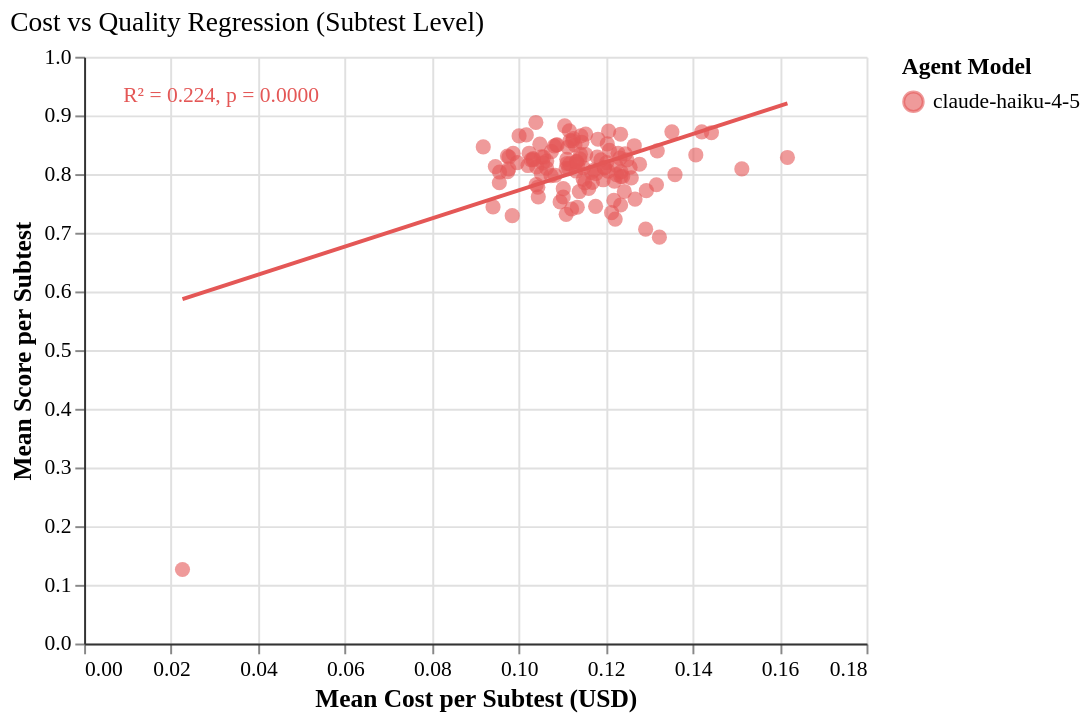

Describe this chart as a Vega-Lite specification.
### Vega-Lite specification from a JSON file in a GitHub repository (floating-point values rounded to 4 significant figures)
{"config": {"font": "serif", "axis": {"labelFontSize": 11, "titleFontSize": 13, "gridColor": "#e0e0e0", "domainColor": "#333333"}, "legend": {"labelFontSize": 11, "titleFontSize": 12}, "title": {"fontSize": 14, "anchor": "start", "fontWeight": "normal"}, "view": {"stroke": null, "continuousWidth": 400, "continuousHeight": 300, "strokeWidth": 0}, "mark": {"tooltip": true}}, "layer": [{"data": {"name": "data-51e9da34506bba69da3fcd8b7b7cd547"}, "mark": {"type": "circle", "opacity": 0.6, "size": 60}, "encoding": {"color": {"field": "agent_model", "scale": {"domain": ["claude-haiku-4-5"], "range": ["#E45756"]}, "title": "Agent Model", "type": "nominal"}, "tooltip": [{"field": "agent_model", "title": "Model", "type": "nominal"}, {"field": "tier", "title": "Tier", "type": "ordinal"}, {"field": "subtest", "title": "Subtest", "type": "ordinal"}, {"field": "mean_cost", "format": "$.4f", "title": "Mean Cost", "type": "quantitative"}, {"field": "mean_score", "format": ".3f", "title": "Mean Score", "type": "quantitative"}], "x": {"field": "mean_cost", "title": "Mean Cost per Subtest (USD)", "type": "quantitative"}, "y": {"field": "mean_score", "scale": {"domain": [0.05, 1.0]}, "title": "Mean Score per Subtest", "type": "quantitative"}}}, {"data": {"name": "data-dbad3bc185cfe7558335c034f0938a1f"}, "mark": {"type": "line", "strokeWidth": 2}, "encoding": {"color": {"field": "agent_model", "scale": {"domain": ["claude-haiku-4-5"], "range": ["#E45756"]}, "type": "nominal"}, "x": {"field": "x", "type": "quantitative"}, "y": {"field": "y", "type": "quantitative"}}}, {"data": {"name": "data-9d12b3e75cd58743545c9471ed17c1e9"}, "mark": {"type": "text", "align": "left", "dx": 10, "dy": 10, "fontSize": 11}, "encoding": {"color": {"field": "agent_model", "scale": {"domain": ["claude-haiku-4-5"], "range": ["#E45756"]}, "type": "nominal"}, "text": {"field": "annotation", "type": "nominal"}, "x": {"value": 10}, "y": {"value": 10}}}], "title": "Cost vs Quality Regression (Subtest Level)", "$schema": "https://vega.github.io/schema/vega-lite/v6.1.0.json", "datasets": {"data-51e9da34506bba69da3fcd8b7b7cd547": [{"agent_model": "claude-haiku-4-5", "tier": "T0", "subtest": "00", "mean_cost": 0.02263, "mean_score": 0.1261}, {"agent_model": "claude-haiku-4-5", "tier": "T0", "subtest": "01", "mean_cost": 0.09408, "mean_score": 0.7441}, {"agent_model": "claude-haiku-4-5", "tier": "T0", "subtest": "02", "mean_cost": 0.1102, "mean_score": 0.7609}, {"agent_model": "claude-haiku-4-5", "tier": "T0", "subtest": "03", "mean_cost": 0.1513, "mean_score": 0.8088}, {"agent_model": "claude-haiku-4-5", "tier": "T0", "subtest": "04", "mean_cost": 0.1152, "mean_score": 0.785}, {"agent_model": "claude-haiku-4-5", "tier": "T0", "subtest": "05", "mean_cost": 0.09775, "mean_score": 0.829}, {"agent_model": "claude-haiku-4-5", "tier": "T0", "subtest": "06", "mean_cost": 0.1278, "mean_score": 0.8168}, {"agent_model": "claude-haiku-4-5", "tier": "T0", "subtest": "07", "mean_cost": 0.1024, "mean_score": 0.8356}, {"agent_model": "claude-haiku-4-5", "tier": "T0", "subtest": "08", "mean_cost": 0.1045, "mean_score": 0.7613}, {"agent_model": "claude-haiku-4-5", "tier": "T0", "subtest": "09", "mean_cost": 0.1049, "mean_score": 0.851}, {"agent_model": "claude-haiku-4-5", "tier": "T0", "subtest": "10", "mean_cost": 0.1118, "mean_score": 0.8569}, {"agent_model": "claude-haiku-4-5", "tier": "T0", "subtest": "11", "mean_cost": 0.09965, "mean_score": 0.8196}, {"agent_model": "claude-haiku-4-5", "tier": "T0", "subtest": "12", "mean_cost": 0.1182, "mean_score": 0.8594}, {"agent_model": "claude-haiku-4-5", "tier": "T0", "subtest": "13", "mean_cost": 0.1095, "mean_score": 0.7526}, {"agent_model": "claude-haiku-4-5", "tier": "T0", "subtest": "14", "mean_cost": 0.1139, "mean_score": 0.7703}, {"agent_model": "claude-haiku-4-5", "tier": "T0", "subtest": "15", "mean_cost": 0.1229, "mean_score": 0.8354}, {"agent_model": "claude-haiku-4-5", "tier": "T0", "subtest": "16", "mean_cost": 0.1133, "mean_score": 0.8213}, {"agent_model": "claude-haiku-4-5", "tier": "T0", "subtest": "17", "mean_cost": 0.1235, "mean_score": 0.8039}, {"agent_model": "claude-haiku-4-5", "tier": "T0", "subtest": "18", "mean_cost": 0.1053, "mean_score": 0.8294}, {"agent_model": "claude-haiku-4-5", "tier": "T0", "subtest": "19", "mean_cost": 0.122, "mean_score": 0.788}, {"agent_model": "claude-haiku-4-5", "tier": "T0", "subtest": "20", "mean_cost": 0.1086, "mean_score": 0.8496}, {"agent_model": "claude-haiku-4-5", "tier": "T0", "subtest": "21", "mean_cost": 0.09559, "mean_score": 0.8035}, {"agent_model": "claude-haiku-4-5", "tier": "T0", "subtest": "22", "mean_cost": 0.1202, "mean_score": 0.8196}, {"agent_model": "claude-haiku-4-5", "tier": "T0", "subtest": "23", "mean_cost": 0.1323, "mean_score": 0.6925}, {"agent_model": "claude-haiku-4-5", "tier": "T1", "subtest": "01", "mean_cost": 0.1064, "mean_score": 0.8223}, {"agent_model": "claude-haiku-4-5", "tier": "T1", "subtest": "02", "mean_cost": 0.1256, "mean_score": 0.8116}, {"agent_model": "claude-haiku-4-5", "tier": "T1", "subtest": "03", "mean_cost": 0.1055, "mean_score": 0.8189}, {"agent_model": "claude-haiku-4-5", "tier": "T1", "subtest": "04", "mean_cost": 0.1167, "mean_score": 0.8028}, {"agent_model": "claude-haiku-4-5", "tier": "T1", "subtest": "05", "mean_cost": 0.1189, "mean_score": 0.8242}, {"agent_model": "claude-haiku-4-5", "tier": "T1", "subtest": "06", "mean_cost": 0.1052, "mean_score": 0.8007}, {"agent_model": "claude-haiku-4-5", "tier": "T1", "subtest": "07", "mean_cost": 0.1088, "mean_score": 0.8498}, {"agent_model": "claude-haiku-4-5", "tier": "T1", "subtest": "08", "mean_cost": 0.1132, "mean_score": 0.8052}, {"agent_model": "claude-haiku-4-5", "tier": "T1", "subtest": "09", "mean_cost": 0.1177, "mean_score": 0.8009}, {"agent_model": "claude-haiku-4-5", "tier": "T1", "subtest": "10", "mean_cost": 0.1141, "mean_score": 0.8261}, {"agent_model": "claude-haiku-4-5", "tier": "T2", "subtest": "01", "mean_cost": 0.09461, "mean_score": 0.8128}, {"agent_model": "claude-haiku-4-5", "tier": "T2", "subtest": "02", "mean_cost": 0.111, "mean_score": 0.8251}, {"agent_model": "claude-haiku-4-5", "tier": "T2", "subtest": "03", "mean_cost": 0.1044, "mean_score": 0.7776}, {"agent_model": "claude-haiku-4-5", "tier": "T2", "subtest": "04", "mean_cost": 0.1235, "mean_score": 0.7958}, {"agent_model": "claude-haiku-4-5", "tier": "T2", "subtest": "05", "mean_cost": 0.1194, "mean_score": 0.7903}, {"agent_model": "claude-haiku-4-5", "tier": "T2", "subtest": "06", "mean_cost": 0.1102, "mean_score": 0.7751}, {"agent_model": "claude-haiku-4-5", "tier": "T2", "subtest": "07", "mean_cost": 0.1177, "mean_score": 0.7451}, {"agent_model": "claude-haiku-4-5", "tier": "T2", "subtest": "08", "mean_cost": 0.1214, "mean_score": 0.7342}, {"agent_model": "claude-haiku-4-5", "tier": "T2", "subtest": "09", "mean_cost": 0.1142, "mean_score": 0.8338}, {"agent_model": "claude-haiku-4-5", "tier": "T2", "subtest": "10", "mean_cost": 0.09771, "mean_score": 0.8089}, {"agent_model": "claude-haiku-4-5", "tier": "T2", "subtest": "11", "mean_cost": 0.09183, "mean_score": 0.8463}, {"agent_model": "claude-haiku-4-5", "tier": "T2", "subtest": "12", "mean_cost": 0.1149, "mean_score": 0.8107}, {"agent_model": "claude-haiku-4-5", "tier": "T2", "subtest": "13", "mean_cost": 0.1109, "mean_score": 0.8097}, {"agent_model": "claude-haiku-4-5", "tier": "T2", "subtest": "14", "mean_cost": 0.1021, "mean_score": 0.8146}, {"agent_model": "claude-haiku-4-5", "tier": "T2", "subtest": "15", "mean_cost": 0.1204, "mean_score": 0.8516}, {"agent_model": "claude-haiku-4-5", "tier": "T3", "subtest": "01", "mean_cost": 0.1266, "mean_score": 0.8483}, {"agent_model": "claude-haiku-4-5", "tier": "T3", "subtest": "02", "mean_cost": 0.1033, "mean_score": 0.8262}, {"agent_model": "claude-haiku-4-5", "tier": "T3", "subtest": "03", "mean_cost": 0.1129, "mean_score": 0.8497}, {"agent_model": "claude-haiku-4-5", "tier": "T3", "subtest": "04", "mean_cost": 0.1268, "mean_score": 0.7574}, {"agent_model": "claude-haiku-4-5", "tier": "T3", "subtest": "05", "mean_cost": 0.1133, "mean_score": 0.8207}, {"agent_model": "claude-haiku-4-5", "tier": "T3", "subtest": "06", "mean_cost": 0.1145, "mean_score": 0.8541}, {"agent_model": "claude-haiku-4-5", "tier": "T3", "subtest": "07", "mean_cost": 0.1017, "mean_score": 0.8668}, {"agent_model": "claude-haiku-4-5", "tier": "T3", "subtest": "08", "mean_cost": 0.1219, "mean_score": 0.7551}, {"agent_model": "claude-haiku-4-5", "tier": "T3", "subtest": "09", "mean_cost": 0.1113, "mean_score": 0.8457}, {"agent_model": "claude-haiku-4-5", "tier": "T3", "subtest": "10", "mean_cost": 0.1029, "mean_score": 0.8244}, {"agent_model": "claude-haiku-4-5", "tier": "T3", "subtest": "11", "mean_cost": 0.1115, "mean_score": 0.8093}, {"agent_model": "claude-haiku-4-5", "tier": "T3", "subtest": "12", "mean_cost": 0.1111, "mean_score": 0.8181}, {"agent_model": "claude-haiku-4-5", "tier": "T3", "subtest": "13", "mean_cost": 0.1234, "mean_score": 0.7473}, {"agent_model": "claude-haiku-4-5", "tier": "T3", "subtest": "14", "mean_cost": 0.1064, "mean_score": 0.8102}, {"agent_model": "claude-haiku-4-5", "tier": "T3", "subtest": "15", "mean_cost": 0.09871, "mean_score": 0.8353}, {"agent_model": "claude-haiku-4-5", "tier": "T3", "subtest": "16", "mean_cost": 0.09739, "mean_score": 0.8306}, {"agent_model": "claude-haiku-4-5", "tier": "T3", "subtest": "17", "mean_cost": 0.1319, "mean_score": 0.8396}, {"agent_model": "claude-haiku-4-5", "tier": "T3", "subtest": "18", "mean_cost": 0.1126, "mean_score": 0.8607}, {"agent_model": "claude-haiku-4-5", "tier": "T3", "subtest": "19", "mean_cost": 0.1039, "mean_score": 0.888}, {"agent_model": "claude-haiku-4-5", "tier": "T3", "subtest": "20", "mean_cost": 0.1173, "mean_score": 0.8067}, {"agent_model": "claude-haiku-4-5", "tier": "T3", "subtest": "21", "mean_cost": 0.1124, "mean_score": 0.8569}, {"agent_model": "claude-haiku-4-5", "tier": "T3", "subtest": "22", "mean_cost": 0.104, "mean_score": 0.782}, {"agent_model": "claude-haiku-4-5", "tier": "T3", "subtest": "23", "mean_cost": 0.1225, "mean_score": 0.799}, {"agent_model": "claude-haiku-4-5", "tier": "T3", "subtest": "24", "mean_cost": 0.1143, "mean_score": 0.8652}, {"agent_model": "claude-haiku-4-5", "tier": "T3", "subtest": "25", "mean_cost": 0.1118, "mean_score": 0.8174}, {"agent_model": "claude-haiku-4-5", "tier": "T3", "subtest": "26", "mean_cost": 0.118, "mean_score": 0.8288}, {"agent_model": "claude-haiku-4-5", "tier": "T3", "subtest": "27", "mean_cost": 0.09553, "mean_score": 0.7852}, {"agent_model": "claude-haiku-4-5", "tier": "T3", "subtest": "28", "mean_cost": 0.1154, "mean_score": 0.8333}, {"agent_model": "claude-haiku-4-5", "tier": "T3", "subtest": "29", "mean_cost": 0.1116, "mean_score": 0.8739}, {"agent_model": "claude-haiku-4-5", "tier": "T3", "subtest": "30", "mean_cost": 0.1249, "mean_score": 0.8241}, {"agent_model": "claude-haiku-4-5", "tier": "T3", "subtest": "31", "mean_cost": 0.1082, "mean_score": 0.8479}, {"agent_model": "claude-haiku-4-5", "tier": "T3", "subtest": "32", "mean_cost": 0.1209, "mean_score": 0.8404}, {"agent_model": "claude-haiku-4-5", "tier": "T3", "subtest": "33", "mean_cost": 0.1222, "mean_score": 0.7232}, {"agent_model": "claude-haiku-4-5", "tier": "T3", "subtest": "34", "mean_cost": 0.1135, "mean_score": 0.7436}, {"agent_model": "claude-haiku-4-5", "tier": "T3", "subtest": "35", "mean_cost": 0.1169, "mean_score": 0.786}, {"agent_model": "claude-haiku-4-5", "tier": "T3", "subtest": "36", "mean_cost": 0.1223, "mean_score": 0.8152}, {"agent_model": "claude-haiku-4-5", "tier": "T3", "subtest": "37", "mean_cost": 0.1109, "mean_score": 0.7314}, {"agent_model": "claude-haiku-4-5", "tier": "T3", "subtest": "38", "mean_cost": 0.1135, "mean_score": 0.8164}, {"agent_model": "claude-haiku-4-5", "tier": "T3", "subtest": "39", "mean_cost": 0.1259, "mean_score": 0.7936}, {"agent_model": "claude-haiku-4-5", "tier": "T3", "subtest": "40", "mean_cost": 0.1084, "mean_score": 0.798}, {"agent_model": "claude-haiku-4-5", "tier": "T3", "subtest": "41", "mean_cost": 0.1292, "mean_score": 0.7061}, {"agent_model": "claude-haiku-4-5", "tier": "T4", "subtest": "01", "mean_cost": 0.1207, "mean_score": 0.8731}, {"agent_model": "claude-haiku-4-5", "tier": "T4", "subtest": "02", "mean_cost": 0.1154, "mean_score": 0.8681}, {"agent_model": "claude-haiku-4-5", "tier": "T4", "subtest": "03", "mean_cost": 0.1057, "mean_score": 0.829}, {"agent_model": "claude-haiku-4-5", "tier": "T4", "subtest": "04", "mean_cost": 0.1001, "mean_score": 0.865}, {"agent_model": "claude-haiku-4-5", "tier": "T4", "subtest": "05", "mean_cost": 0.1122, "mean_score": 0.7405}, {"agent_model": "claude-haiku-4-5", "tier": "T4", "subtest": "06", "mean_cost": 0.1074, "mean_score": 0.7974}, {"agent_model": "claude-haiku-4-5", "tier": "T4", "subtest": "07", "mean_cost": 0.1075, "mean_score": 0.8383}, {"agent_model": "claude-haiku-4-5", "tier": "T4", "subtest": "08", "mean_cost": 0.1359, "mean_score": 0.799}, {"agent_model": "claude-haiku-4-5", "tier": "T4", "subtest": "09", "mean_cost": 0.1197, "mean_score": 0.8113}, {"agent_model": "claude-haiku-4-5", "tier": "T4", "subtest": "10", "mean_cost": 0.1352, "mean_score": 0.872}, {"agent_model": "claude-haiku-4-5", "tier": "T4", "subtest": "11", "mean_cost": 0.1245, "mean_score": 0.8346}, {"agent_model": "claude-haiku-4-5", "tier": "T4", "subtest": "12", "mean_cost": 0.1243, "mean_score": 0.7704}, {"agent_model": "claude-haiku-4-5", "tier": "T4", "subtest": "13", "mean_cost": 0.1317, "mean_score": 0.7818}, {"agent_model": "claude-haiku-4-5", "tier": "T4", "subtest": "14", "mean_cost": 0.1205, "mean_score": 0.8051}, {"agent_model": "claude-haiku-4-5", "tier": "T5", "subtest": "01", "mean_cost": 0.1407, "mean_score": 0.8326}, {"agent_model": "claude-haiku-4-5", "tier": "T5", "subtest": "02", "mean_cost": 0.1233, "mean_score": 0.8273}, {"agent_model": "claude-haiku-4-5", "tier": "T5", "subtest": "03", "mean_cost": 0.1161, "mean_score": 0.7755}, {"agent_model": "claude-haiku-4-5", "tier": "T5", "subtest": "04", "mean_cost": 0.1148, "mean_score": 0.7912}, {"agent_model": "claude-haiku-4-5", "tier": "T5", "subtest": "05", "mean_cost": 0.1106, "mean_score": 0.8823}, {"agent_model": "claude-haiku-4-5", "tier": "T5", "subtest": "06", "mean_cost": 0.1443, "mean_score": 0.8705}, {"agent_model": "claude-haiku-4-5", "tier": "T5", "subtest": "07", "mean_cost": 0.0985, "mean_score": 0.7292}, {"agent_model": "claude-haiku-4-5", "tier": "T5", "subtest": "08", "mean_cost": 0.1421, "mean_score": 0.8719}, {"agent_model": "claude-haiku-4-5", "tier": "T5", "subtest": "09", "mean_cost": 0.1041, "mean_score": 0.8121}, {"agent_model": "claude-haiku-4-5", "tier": "T5", "subtest": "10", "mean_cost": 0.1234, "mean_score": 0.8679}, {"agent_model": "claude-haiku-4-5", "tier": "T5", "subtest": "11", "mean_cost": 0.1239, "mean_score": 0.7958}, {"agent_model": "claude-haiku-4-5", "tier": "T5", "subtest": "12", "mean_cost": 0.1293, "mean_score": 0.7717}, {"agent_model": "claude-haiku-4-5", "tier": "T5", "subtest": "13", "mean_cost": 0.1197, "mean_score": 0.8105}, {"agent_model": "claude-haiku-4-5", "tier": "T5", "subtest": "14", "mean_cost": 0.1033, "mean_score": 0.8244}, {"agent_model": "claude-haiku-4-5", "tier": "T5", "subtest": "15", "mean_cost": 0.09744, "mean_score": 0.8042}, {"agent_model": "claude-haiku-4-5", "tier": "T6", "subtest": "01", "mean_cost": 0.1618, "mean_score": 0.8283}], "data-dbad3bc185cfe7558335c034f0938a1f": [{"agent_model": "claude-haiku-4-5", "x": 0.02263, "y": 0.5869}, {"agent_model": "claude-haiku-4-5", "x": 0.1618, "y": 0.9205}], "data-9d12b3e75cd58743545c9471ed17c1e9": [{"agent_model": "claude-haiku-4-5", "slope": 2.397, "intercept": 0.5327, "r_squared": 0.2242, "p_value": 4.708e-08, "annotation": "R² = 0.224, p = 0.0000"}]}}
